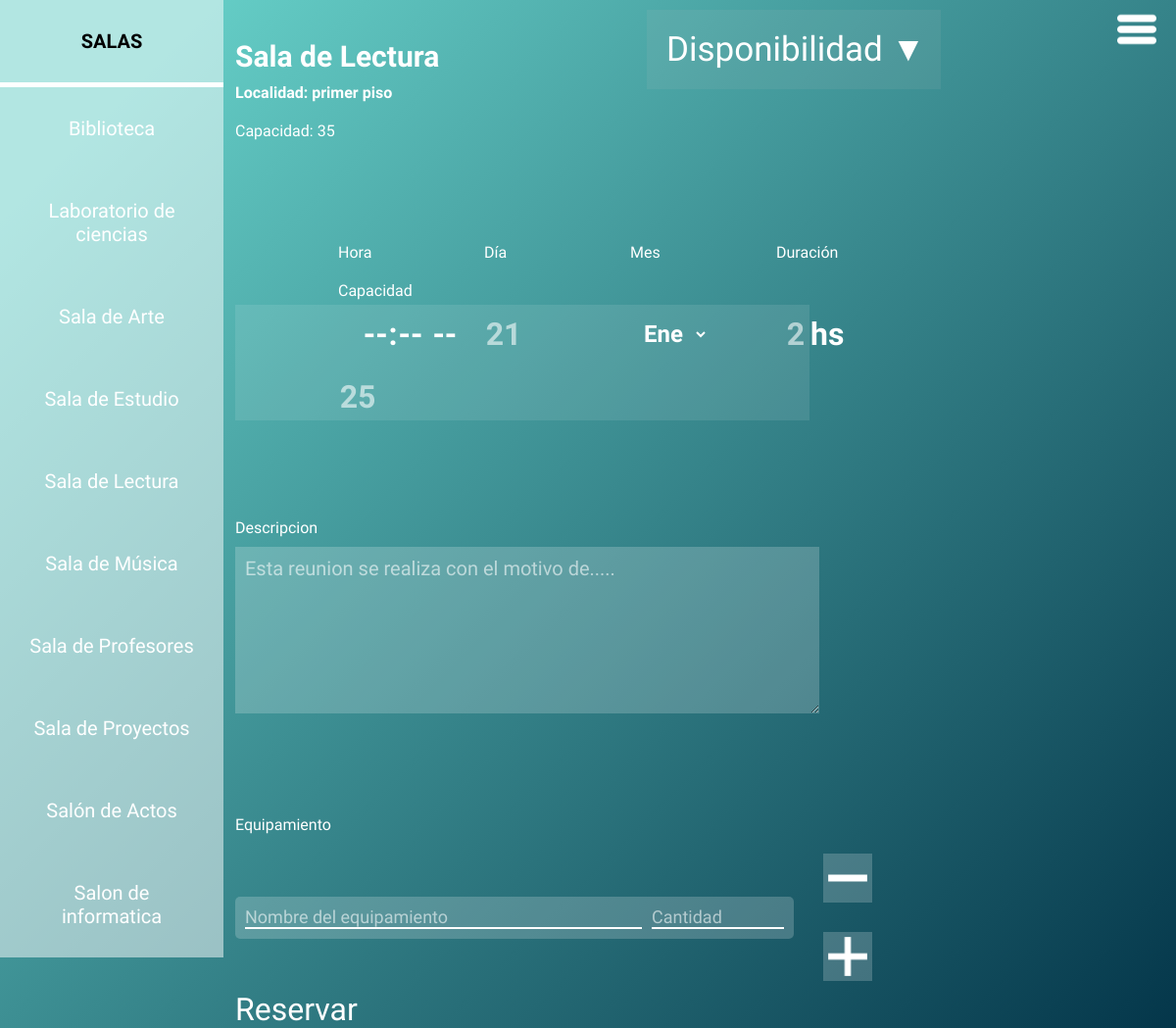
Page /vista/reservas.php?sala=Sala+de+Lectura on the committed database.
### tables this page shows
CREATE TABLE sala(
    nombre VARCHAR(30) PRIMARY KEY,
    capacidad INT(4) NOT NULL,
    localidad VARCHAR(20) NOT NULL
);

### controlador/SalaController.php (called while the page is built, shortened)
<?php
require_once('../modelo/SalaModel.php');
class SalaController {
    private $salaModel;
    public function __construct($conexion) {
        $this->salaModel = new SalaModel($conexion);
    }
    public function listarSalas() {
        try {
            return $this->salaModel->obtenerSalas();
        } catch (Exception $e) {
            echo $e->getMessage();
            exit;
        }
    }
    public function obtenerSala($nombre) {
        try {
            return $this->salaModel->obtenerSala($nombre);
        } catch (Exception $e) {
            echo $e->getMessage();
            exit;
        }
    }
}
?>

### modelo/SalaModel.php (called while the page is built, shortened)
<?php
class SalaModel {
    private $conexion;
    public function __construct($conexion) {
        $this->conexion = $conexion;
    }
    public function obtenerSalas() {
        $consulta = "SELECT nombre FROM sala";
        $resultado = $this->conexion->query($consulta);
        return $resultado;
    }
    public function obtenerSala($nombre) {
        $consulta = "SELECT * FROM sala WHERE nombre = ?";
        $stmt = $this->conexion->prepare($consulta);
        $stmt->bind_param("s", $nombre);
        $stmt->execute();
        $resultado = $stmt->get_result();
        return $resultado->fetch_assoc();
    }
}
?>

### vista/reservas.php (the view, shortened to what this page needs)
<?php
require_once('../controlador/SalaController.php');
require_once('../controlador/bd.php');
$controller = new SalaController($conexion);
?>
<!DOCTYPE html>
<html lang="en">
<head>
    <link rel="stylesheet" href="css/index.css">
    <link rel="stylesheet" href="css/menu.css">
    <link rel="stylesheet" href="https://code.jquery.com/ui/1.12.1/themes/base/jquery-ui.css">
</head>
<body>
    <nav>
        <div class="disponibilidades">
            <select id="disponibilidad">
                <option value="" disabled selected>Disponibilidad ▼</option>
            </select>
        </div>
        <div class="menu-btn">
            <img src="img/menu.png" class="menu-icon">
        </div>
    </nav>
    <section class="todos">
        <div class="todaSalas">
            <h1>SALAS</h1>
            <hr class="pisoSala">
            <?php
            $salas = $controller->listarSalas();
            if ($salas->num_rows > 0) {
                while ($sala = $salas->fetch_assoc()) {
                    echo "<p><a href='reservas.php?sala=" . urlencode($sala['nombre']) . "'>" . htmlspecialchars($sala['nombre']) . "</a></p>";
                }
            } else {
                echo "<p>No hay salas disponibles.</p>";
            }
            ?>
        </div>
        <div class="info">
            <?php
            if (isset($_GET['sala'])) {
                $sala_nombre = htmlspecialchars($_GET['sala']);
                $sala_info = $controller->obtenerSala($sala_nombre);
                if ($sala_info) {
                    echo "<h1>" . htmlspecialchars($sala_info['nombre']) . "</h1>";
                    echo "<h4>Localidad: " . htmlspecialchars($sala_info['localidad']) . "</h4>";
                    echo "<p>Capacidad: " . htmlspecialchars($sala_info['capacidad']) . "</p>";
                    ?>
                    <form action="procesar_reserva.php" id="formularioReservas" method="POST">
                        <div class="horarios sp">
                            <div class="textosP">
                                <div class="datoReunion">
                                    <p>Hora</p>
                                </div>
                                <div class="datoReunion">
                                    <p>Día</p>
                                </div>
                                <div class="datoReunion">
                                    <p>Mes</p>
                                </div>
                                <div class="datoReunion">
                                    <p>Duración</p>
                                </div>
                                <div class="datoReunion">
                                    <p>Capacidad</p>
                                </div>
                            </div>
                            <div class="numerosP">
                                <div class="datoReunion">
                                    <input type="time" name="hora" class="horas" required>
                                </div>
                                <div class="datoReunion">
                                    <input type="number" name="dia" placeholder="21" class="horas" min="1" max="31" required>
                                </div>
                                <div class="datoReunion">
                                    <select name="mes" class="horas" required>
                                        <option value="01">Ene</option>
                                    </select>
                                </div>
                                <div class="datoReunion">
                                    <input type="number" name="duracion" class="horas" min="1" max="99" maxlength="2" placeholder="2" required>
                                    <span>hs</span>
                                </div>
                                <div class="datoReunion">
                                    <input type="number" name="cantidadpersonas" placeholder="25" class="horas" min="1" max="99" maxlength="2" required>
                                </div>
                            </div>
                        </div>
                        <div class="descrip sp">
                            <p>Descripcion</p>
                            <textarea name="descripcion" placeholder="Esta reunion se realiza con el motivo de....." class="horasP"></textarea>
                        </div>
                        <div class="equipo sp">
                            <p>Equipamiento</p>
                            <div class="componentes">
                                <div class="tablaEquipo">
                                    <div id="equipamiento-container">
                                        <div class="equipamiento-item">
                                            <input type="text" name="equipamiento[]" class="equipamiento-input" placeholder="Nombre del equipamiento">
                                            <input type="number" name="cantidad[]" class="cantidad-input" placeholder="Cantidad" min="1" max="999">
                                        </div>
                                    </div>
                                </div>
                                <div class="botones">
                                    <img src="img/Menos.png" alt="Quitar" id="remove-equipamiento">
                                    <img src="img/Mas.png" alt="Agregar" id="add-equipamiento">
                                </div>
                            </div>
                        </div>
                        <div class="formCampoRegistro">
                            <input type="submit" value="Reservar" class="inputCampo">
                        </div>
                    </form>
                    <?php
                } else {
                    echo "<p>Información de la sala no disponible.</p>";
                }
            } else {
                echo "<h1>Seleccione una sala para ver la información y reservar</h1>";
            }
            ?>
        </div>
    </section>
</body>
</html>

### vista/css/index.css (style rules this page uses)
* { margin: 0; padding: 0; font-family: 'Sawarabi Gothic', sans-serif; }
body { background: linear-gradient(135deg, rgba(100,204,197,1) 10%, rgba(4,54,74,1) 100%); background-attachment: fixed; font-family: 'Sawarabi Gothic', sans-serif; }
.todos { display: flex; }
.todaSalas { text-align: center; position: fixed; width: 19%; max-height: 100%; overflow-y: auto; direction: rtl; padding-right: 1%; }
.todaSalas p { background-color: rgb(255, 255, 255, 0.5); font-size: 20px; padding: 30px 10% 30px 10%; }
.todaSalas h1 { padding: 30px 20% 30px 20%; font-size: 20px; background-color: rgb(255, 255, 255, 0.5); }
.pisoSala { background-color: white; border: none; height: 5px; }
.disponibilidades { text-align: center; justify-content: center; align-items: center; position: absolute; right: 20%; top: -10px; }
#disponibilidad { appearance: none; background-color: rgba(195, 195, 195, 0.1); color: white; padding: 20px; border: none; cursor: pointer; font-size: 35px; width: 300px; text-align: center; transition: 2s; }
#disponibilidad option { background-color: rgba(0, 0, 0, 0.3); color: white; padding: 20px; font-size: 60px; }
#disponibilidad option:first-child { font-size: 30px; padding: 10px; background-color: rgb(0, 0, 0, 0.2); color: white;/ }
.info { width: 100%; margin-left: 20%; margin-top: 40px; color: white; }
.info h1 { font-size: 30px; margin-bottom: 10px; }
.info h4 { font-size: 16px; margin-bottom: 20px; }
.numerosP { display: grid; grid-template-columns: repeat(auto-fill, minmax(100px, 1fr)); width: 60%; gap: 20px; background: rgba(255, 255, 255, 0.1); padding: 5px; }
.textosP { display: grid; grid-template-columns: repeat(auto-fill, minmax(100px, 1fr)); width: 60%; gap: 20px; padding: 5px; }
.datoReunion { display: flex; align-items: center; margin-left: 100px; }
.datoReunion p { margin: 0; }
.horas { font-weight: bold; font-size: 35px; }
.horasP { font-size: 20px; }
.descrip { margin-top: 20px; }
.descrip p { text-align: left; margin: 0 0 10px 0; }
.descrip textarea { z-index: 6; background: rgba(255, 255, 255, 0.2); color: white; width: 60%; height: 150px; border: none; padding: 10px; }
.equipo { margin-top: 20px; }
.equipo p { text-align: left; margin-bottom: 10px; }
.componentes { display: flex; align-items: center; }
.tablaEquipo { background: rgba(255, 255, 255, 0.2); color: white; padding: 10px; border-radius: 5px; margin-right: 20px; width: 550px; }
.botones { display: flex; flex-direction: column; align-items: center; }
.botones img { width: 40px; height: 40px; margin: 10px 0; background: rgba(255, 255, 255, 0.2); object-fit: contain; padding: 5px; }
.sp { margin-top: 100px; }
#formularioReservas input { border: none; background-color: rgba(255, 255, 255, 0); color: white; text-align: center; font-size: xx-large; }
#formularioReservas input[type="number"] { width: 5vh; }
#formularioReservas input::placeholder, textarea::placeholder { color: rgba(255, 255, 255, 0.582); }
#formularioReservas select { width: 10vh; background-color: rgba(255, 255, 255, 0); color: #ffffff; font-size: x-large; border: none; padding: 10px; cursor: pointer; }
#formularioReservas select option { background-color: #04364A; color: white; padding: 20px; }
#formularioReservas span { margin-left: -5px; font-size: xx-large; color: white; font-weight: bold; }
input[type="time"] { font-size: large; }
#equipamiento-container .equipamiento-item input { border-bottom: 2px solid white; font-size: large; width: 100%; text-align: left; }
body, input, select, textarea { font-family: 'Sawarabi Gothic'; }
.equipamiento-item { display: flex; align-items: center; gap: 10px; }
.equipamiento-item .equipamiento-input { flex: 3; }
.equipamiento-item .cantidad-input { flex: 1; min-width: 50px; }
.componentes { display: flex; align-items: center; gap: 10px; }
.botones { display: flex; flex-direction: column; gap: 10px; }
a { text-decoration: none; color: white; }

### vista/css/menu.css (style rules this page uses)
nav { display: flex; justify-content: space-between; align-items: center; top: 20px; position: relative; z-index: 4; }
.menu-btn { display: flex; cursor: pointer; justify-content: center; align-items: center; position: absolute; right: 20px; top: -10px; }
.menu-icon { width: 40px; height: 40px; object-fit: contain; z-index: 5; }

### rows in the picture
sala: nombre "Biblioteca"
sala: nombre "Laboratorio de ciencias"
sala: nombre "Sala de Arte"
sala: nombre "Sala de Estudio"
sala: nombre "Sala de Lectura", localidad "primer piso", capacidad "35"
sala: nombre "Sala de Música"
sala: nombre "Sala de Profesores"
sala: nombre "Sala de Proyectos"
sala: nombre "Salón de Actos"
sala: nombre "Salon de informatica"
